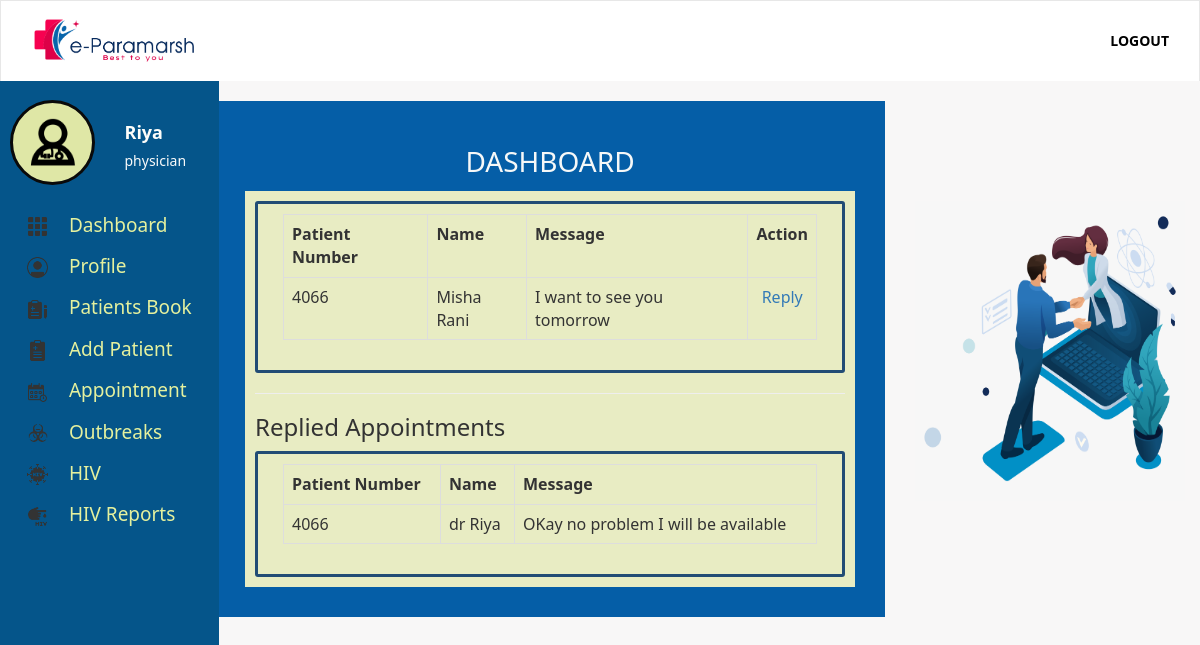
The page /appointments.php (signed in) on the database its author committed.
### tables this page shows
CREATE TABLE IF NOT EXISTS `users` (
`id` int(11) NOT NULL,
  `firstName` varchar(255) NOT NULL,
  `secondName` varchar(255) NOT NULL,
  `email` varchar(255) NOT NULL,
  `password` varchar(255) NOT NULL,
  `token` varchar(255) NOT NULL,
  `status` int(11) NOT NULL,
  `phone` varchar(255) NOT NULL,
  `profile` varchar(255) DEFAULT NULL,
  `gender` varchar(255) NOT NULL,
  `role` varchar(255) DEFAULT NULL
);

CREATE TABLE IF NOT EXISTS `appointment` (
`id` int(11) NOT NULL,
  `name` varchar(255) DEFAULT NULL,
  `fromm` varchar(255) NOT NULL,
  `phone` varchar(255) NOT NULL,
  `message` text NOT NULL,
  `too` varchar(255) NOT NULL,
  `cTime` varchar(255) NOT NULL
);

### classes/User.class.php (called while the page is built, shortened)
<?php
class User{
	public static function loggedIn(){
		if(isset($_COOKIE['emr-user']) && $_COOKIE['emr-user'] != ""){
			return true;
		}
		return false;
	}
	public static function get($token, $field){
		$query = Db::fetch("users", "$field", "token = ? ", $token, "", "", "" );
		$data = Db::num($query);
		return $data[0];
	}
}

### classes/Db.class.php (called while the page is built, shortened)
<?php
class Db{
	public static function connect(){
		try{
			$db = new PDO("mysql:host=".Config::DB_HOST.";dbname=".Config::DB_NAME,Config::DB_USER, Config::DB_PASSWORD);
			$db->setAttribute(PDO::ATTR_ERRMODE, PDO::ERRMODE_EXCEPTION);
		} catch(Exception $e){
			self::returnedSQlError($e);
		}
		return $db;
	}
	public static function fetch($table, $columns,  $whereClause, $whereValue, $orderBy, $limit, $groupBy){
		if($limit == ""){
			$limit = "";
		} else {
			$limit = " LIMIT $limit ";
		}
		if($orderBy == ""){
			$orderBy = "";
		} else {
			$orderBy = " ORDER BY $orderBy ";
		}
		if($groupBy == ""){
			$groupBy = "";
		} else {
			$groupBy = "GROUP BY $groupBy";
		}
		$con = self::connect();
		if($columns == ""){
			$query = $con->prepare("SELECT * FROM $table WHERE $whereClause $groupBy $orderBy $limit");
			if($whereValue != ""){
				if(is_array($whereValue)){
					$n = 0;
					$countWhereValue = count($whereValue);
					while($n < $countWhereValue){
						$paramsCount = $n + 1;
						$query->bindParam($paramsCount, $whereValue[$n]);
						$n++;
					}
				} else {
					$query->bindParam(1, $whereValue);
				}
			} else {
				$query = $con->prepare("SELECT * FROM $table  $groupBy $orderBy  $limit");
			}
		} else {
			$sql = "SELECT ";
			if(is_array($columns)){
				$colsCount = count($columns);
				$start = 0;
				while($start < $colsCount){
					$commas = $start + 1;
					if($commas == $colsCount){
						$sql .= $columns[$start]." ";
					} else {
						$sql .= $columns[$start].", ";
					}
					$start ++;
				}
			} else {
				$sql .= "$columns ";
			}
			if($whereValue != ""){
				$sql .= "FROM $table WHERE $whereClause $groupBy $orderBy $limit";
				$query = $con->prepare($sql);
				if(is_array($whereValue)){
					$n = 0;
					$countWhereValue = count($whereValue);
					while($n < $countWhereValue){
						$paramsCount = $n + 1;
						$query->bindParam($paramsCount, $whereValue[$n]);
						$n++;
					}
				} else {
					$query->bindParam(1, $whereValue);
				}
			} else {
				$sql .= "FROM $table $groupBy $orderBy $limit";
				$query = $con->prepare($sql);
			}
		}
		$query->execute();
		return $query;
	}
	public static function count($query){
		return $query->rowCount();
	}
	public static function assoc($query){
		return $query->fetch(PDO::FETCH_ASSOC);
	}
	public static function num($query){
		return $query->fetch(PDO::FETCH_NUM);
	}
}

### importance.php (called while the page is built, shortened)
<?php
if(User::loggedIn()){
	$token = $_COOKIE['emr-user'];
	$userFirstName = User::get($token, "firstName");
	$userToken = User::get($token, "token");
	$userStatus = User::get($token, "status");
	$userRole = User::get($token, "role");
	if($userStatus == 1){
		$userRole = "Admin";
	} else {
		$userRole = $userRole;
	}
}

### classes/Table.class.php (the view, shortened to what this page needs)
<?php
class Table{
	public static function start(){
		echo "<table class='table table-bordered table-stripped' >";
	}
	public static function header(array $heading){
		$headingData = "<tr>";
		for($i = 0; $i < count($heading); $i++ ){
			$headingData .= "<td><strong>".$heading[$i]."</strong></td>";
		}
		$headingData .= "</tr>";
		echo $headingData;
	}
	public static function body(array $body){
		$bodyData = "<tr>";
		for($j = 0; $j < count($body); $j++ ){
			$bodyData .= "<td>".$body[$j]."</td>";
		}
		$bodyData .= "</tr>";
		echo $bodyData;
	}
	public static function close(){
		echo "</table>";
	}
}

### inc/sidebar.inc.php
<?php
if(User::loggedIn()){
	if($userStatus == 1){
	?>
	<div class='sidebar'>
		<div class='sidebar-area'>
			<div class='row' style='margin-bottom: 20px;'>
				<div class='col-md-6'>
					<div class='user-profile'>
						<img src='images/3678412 - doctor medical care medical help stethoscope.png' class='img-responsive' style='max-height: 80px;' />
					</div>
				</div>
				<div class='col-md-6'>
					<div class='user-names'>
						<?php echo "$userFirstName";  ?>
					</div>
					<div class='user-role'>
						<?php echo "$userRole";  ?>
					</div>
				</div>
			</div>
			<ul class='sidebar-menu'>
				<li><a href='index.php'><img class='sidebar-menu-icon' src='images/Dashboard.png' /> Dashboard</a></li>
				<li><a href='profile.php?token=<?php echo $userToken; ?>'><img class='sidebar-menu-icon' src='images/Profile.png' />  Profile</a></li>
				<li><a href='patients.php'><img class='sidebar-menu-icon' src='images/Patient Book.png' />  Patients Book</a></li>
				<li><a href='add-doctors.php'><img class='sidebar-menu-icon' src='images/add doctors.png' />  Add Doctors</a></li>
				<li><a href='doctors-record.php'><img class='sidebar-menu-icon' src='images/doctors_record.png' /> Doctors' Records</a></li>
				<li><a href='appointments.php'><img class='sidebar-menu-icon' src='images/Appointment.png' />  Appointment</a></li>
				<li><a href='add-outbreak.php'> <img class='sidebar-menu-icon' src='images/Outbreak.png' /> Add Outbreaks</a></li>
				<li><a href='outbreaks.php'><img class='sidebar-menu-icon' src='images/Outbreak.png' />  Likely Outbreaks</a></li>
				<li><a href='hiv.php'><img class='sidebar-menu-icon' src='images/hiv.png' />  HIV</a></li>
				<li><a href='reports.php'><img class='sidebar-menu-icon' src='images/hiv report.png' />  HIV Reports</a></li>
			</ul>
		</div>
	</div>
	<?php
	} else {
	?>
	<div class='sidebar'>
		<div class='sidebar-area'>
			<div class='row' style='margin-bottom: 20px;'>
				<div class='col-md-6'>
					<div class='user-profile'>
						<img src='images/3678412 - doctor medical care medical help stethoscope.png' class='img-responsive' style='max-height: 80px;' />
					</div>
				</div>
				<div class='col-md-6'>
					<div class='user-names'>
						<?php echo "$userFirstName";  ?>
					</div>
					<div class='user-role'>
						<?php echo "$userRole";  ?>
					</div>
				</div>
			</div>
			<ul class='sidebar-menu'>
				<li><a href='index.php'><img class='sidebar-menu-icon' src='images/Dashboard.png' />  Dashboard</a></li>
				<li><a href='profile.php?token=<?php echo $userToken; ?>'> <img class='sidebar-menu-icon' src='images/Profile.png' /> Profile </a> </li>
				<li><a href='patients.php'><img class='sidebar-menu-icon' src='images/Patient Book.png' />  Patients Book</a></li>
				<li><a href='new-patient.php'> <img class='sidebar-menu-icon' src='images/Add Patient.png' /> Add Patient</a></li>
				<li><a href='appointments.php'><img class='sidebar-menu-icon' src='images/Appointment.png' />  Appointment</a></li>
				<li><a href='outbreaks.php'> <img class='sidebar-menu-icon' src='images/Outbreak.png' />  Outbreaks</a></li>
				<li><a href='hiv.php'><img class='sidebar-menu-icon' src='images/hiv.png' />  HIV</a></li>
				<li><a href='reports.php'><img class='sidebar-menu-icon' src='images/hiv report.png' />  HIV Reports</a></li>
			</ul>
		</div>
	</div>
<?php
}
} else if(Patient::isPatientIn() ) {
?>
<div class='sidebar'>
		<div class='sidebar-area'>
			<div class='row' style='margin-bottom: 20px;'>
				<div class='col-md-6'>
					<div class='user-profile'>
						<img src='images/3678443 - ambulance fast fast hospital.png' class='img-responsive' style='max-height: 80px;' />
					</div>
				</div>
				<div class='col-md-6'>
					<div class='user-names'>
						<?php echo Patient::getP($_SESSION['patient'], "name");  ?>
					</div>
					<div class='user-role'>
						<?php echo "Patient";  ?>
					</div>
				</div>
			</div>
			<ul class='sidebar-menu'>
			<li><a href='patient-data.php'><img class='sidebar-menu-icon' src='images/Your data.png' />  Your Data</a></li>
				<li><a href='book-appointments.php'><img class='sidebar-menu-icon' src='images/Appointment.png' />  Book an Appointment</a></li>
				<li><a href='p-sent-appointments.php'><img class='sidebar-menu-icon' src='images/book_appointment.png' /> Sent Appointments</a></li>
				<li><a href='p-reply-appointments.php'><img class='sidebar-menu-icon' src='images/reply_appointment.png' /> Replies</a></li>
				<li><a href='logout.php'> <img class='sidebar-menu-icon' src='images/logout.png' /> Logout</a></li>
			</ul>
		</div>
	</div>
<?php
}

### classes/Appointment.class.php (shortened to what this page needs)
<?php
class Appointment{
	public static function loadDoctorAppointMents(){
		if(User::loggedIn()){
			$query = Db::fetch("appointment", "", "too = ?", User::getToken(), "", "", "" );
			echo "<div class='form-holder'>";
			Table::start();
			$header = array("Patient Number", "Name",  "Message", "Action");
			Table::header($header);
			while($data = Db::assoc($query) ){
				$number = $data['fromm'];
				Table::body(array($number, $data['name'], $data['message'], "<center><a href='reply-appointment.php?patient=$number'>Reply</a></center>"));
			}
			Table::close();
			echo "</div>";
			return;
		}
	}
	public static function loadDoctorRepliedAppointMents(){
		if(User::loggedIn()){
			$query = Db::fetch("appointment", "", "fromm = ?", User::getToken(), "", "", "" );
			echo "<div class='form-holder'>";
			while($data = Db::assoc($query) ){
				$number = $data['too'];
				Table::body(array($number, $data['name'], $data['message']));
			}
			echo "</div>";
			return;
		}
	}
}

### css/main.css (style rules this page uses)
body { background:rgb(248, 247, 247) ; font-family: "Segoe UI", Frutiger, "Frutiger Linotype", "Dejavu Sans", "Helvetica Neue", Arial, sans-serif ; }
.form-holder { padding: 10px 25px; border: 3px solid#224c75 ; border-radius: 3px; background:#eff599(255, 255, 255, 0.7); }
.sidebar { position: relative; }
.sidebar .sidebar-area { z-index: 1; position: fixed; top: 50px; background: #05558a; width: 219px; height: 100%; padding: 100px 10px 10px 10px; left: 0; top: 0; min-height: 500px; }
.sidebar-menu { padding: 0; }
.sidebar-menu li { list-style-type: none; }
.sidebar-menu li a { color: #e5f19e; z-index: 999; display: block; text-decoration: none; padding: 7px 15px; font-size: 19px; font-weight: 500; }
.sidebar-menu-icon { margin-right: 14px; width:25; height:25; }
.user-profile { background:#f6f6aae8 ; border: 3px solid#0a0a0a ; padding: 15px; border-radius: 70px; }
.user-names { color:#fdfdfa ; font-weight: bold; font-size: 18px; margin: 20px 0px 5px 0px; }
.user-role { color:#fafafa }

### rows shown on the page
users: firstName "Riya", userRole "physician"
appointment: fromm "4066", name "Misha Rani", message "I want to see you tomorrow", j "Reply"
appointment: too "4066", name "dr Riya", message "OKay no problem I will be available"

### other values the page prints
$heading[$i] "Patient Number"
$heading[$i] "Name"
$heading[$i] "Message"
$heading[$i] "Action"
